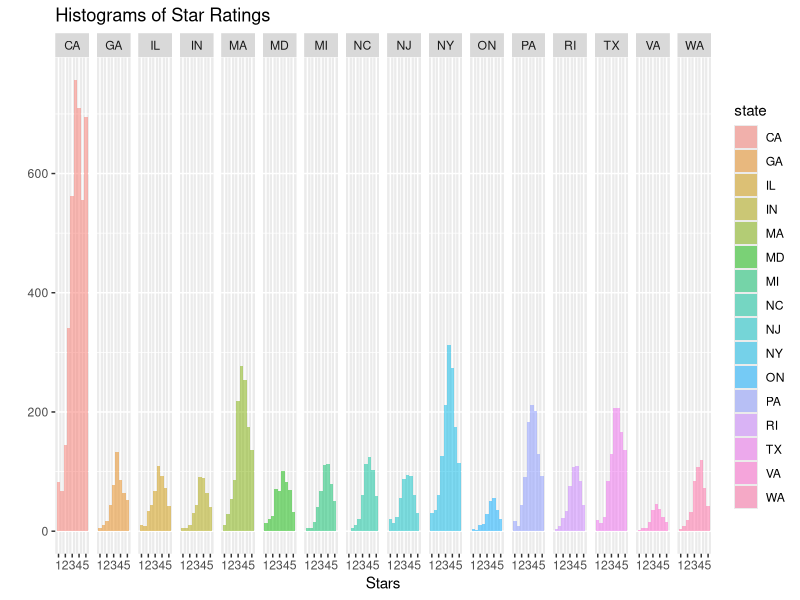
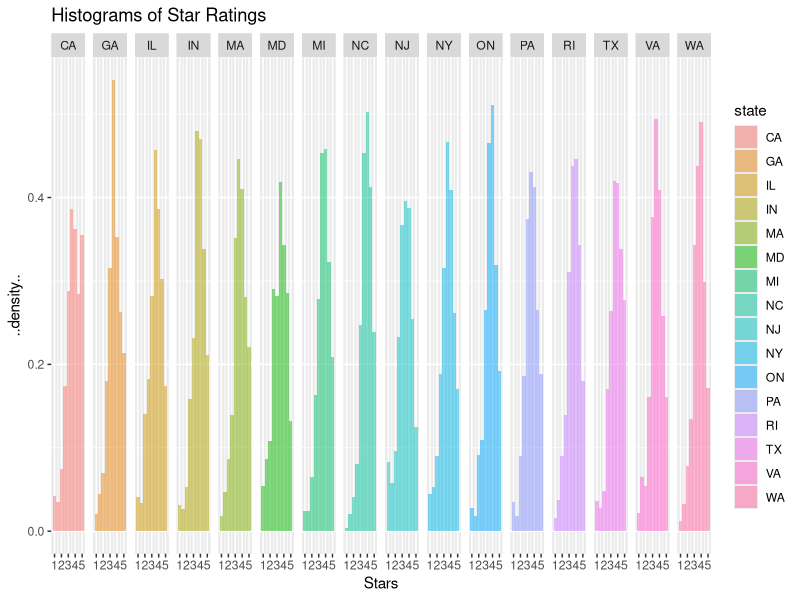
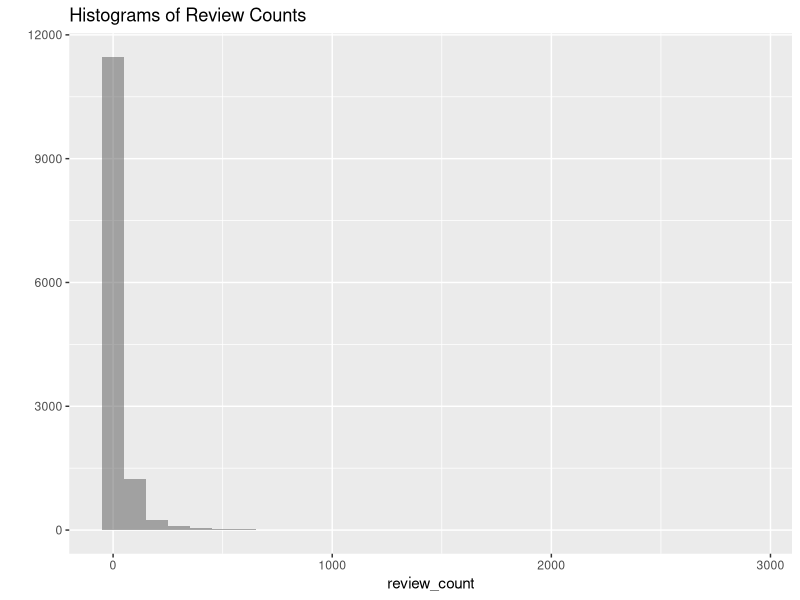
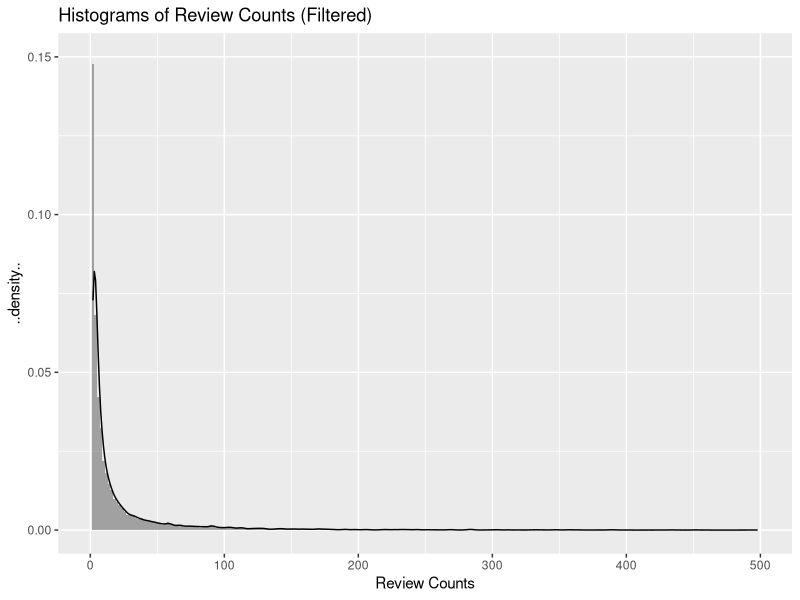
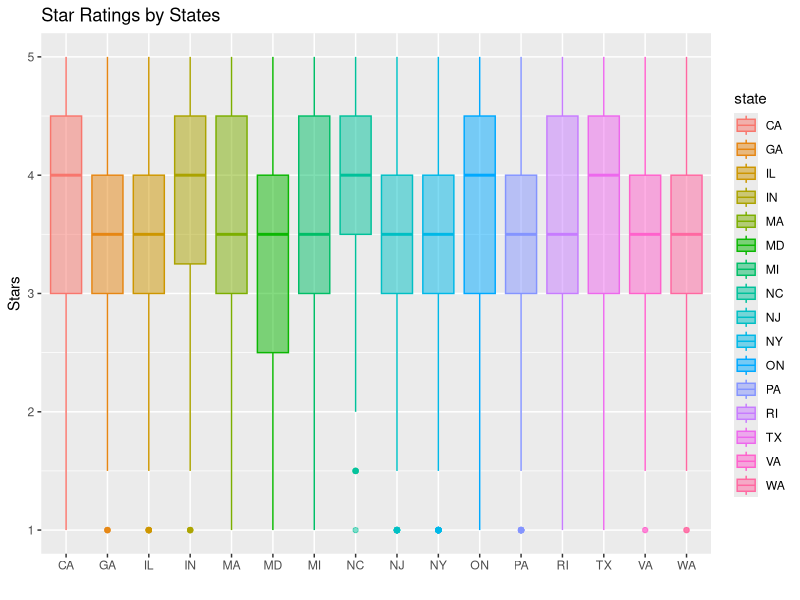
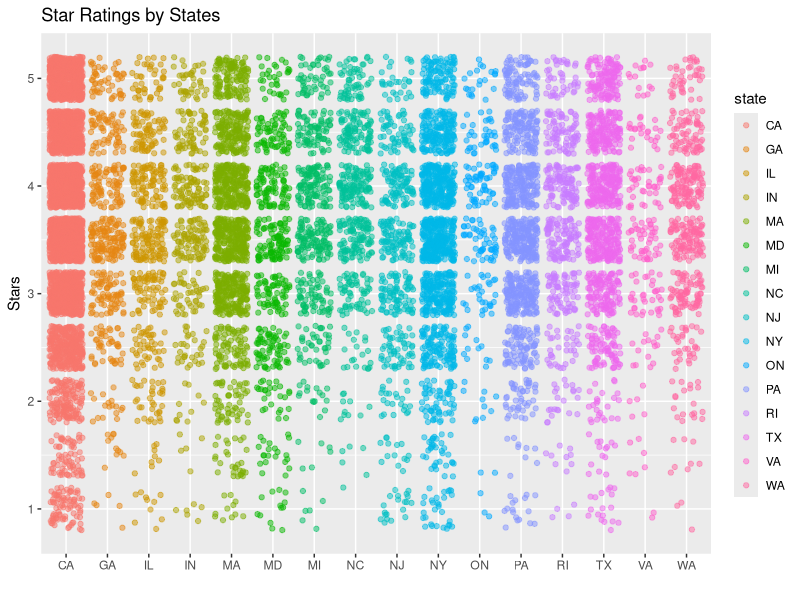
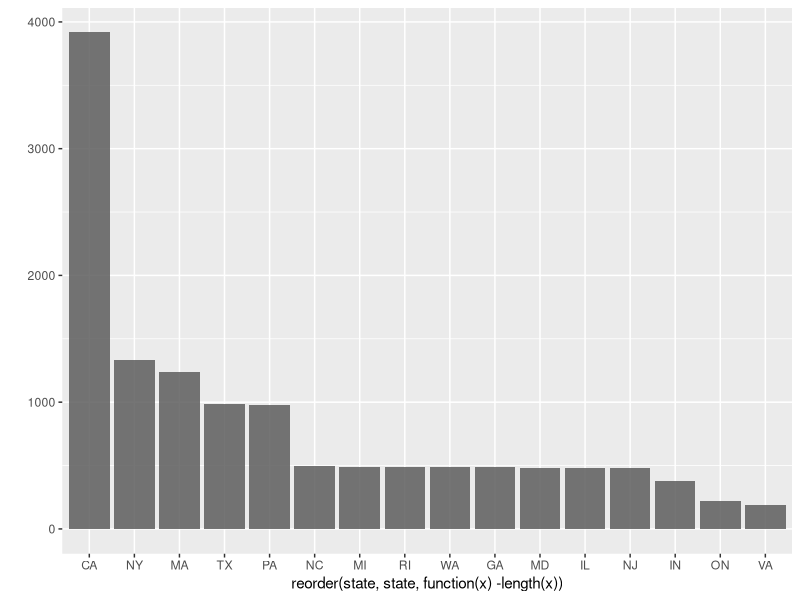
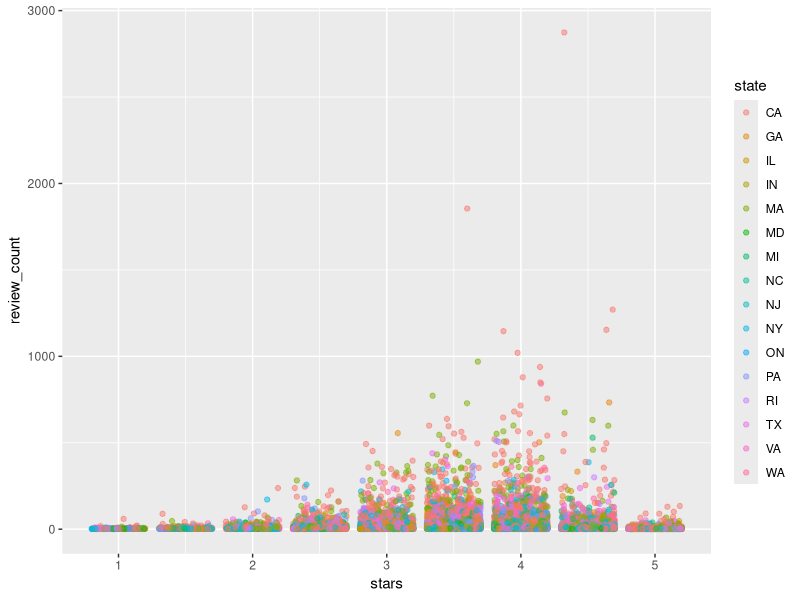

These figures' R source, in order:
## ---- chunk 1
library(ggplot2)
load.data = read.csv("businessdata_andriesd.tsv", header = TRUE, sep="\t")
data = na.omit(load.data)
head(data, 10)
## ---- chunk 2
qplot(stars, data=data, facets= .~ state, geom= "histogram", binwidth=0.5, fill=state, alpha=I(1/2), main="Histograms of Star Ratings", xlab="Stars")
qplot(stars, ..density.., data=data, facets= .~ state, geom= "histogram", binwidth=0.5, fill=state, alpha=I(1/2), main="Histograms of Star Ratings", xlab="Stars")
## ---- chunk 3
qplot(review_count, data=data, geom="histogram", binwidth=100, alpha=I(1/2), main="Histograms of Review Counts")
qplot(review_count, ..density.., data=subset(data, review_count <= 500), geom="histogram", binwidth=2, ylim=c(0, 0.15), alpha=I(1/2), main="Histograms of Review Counts (Filtered)", xlab="Review Counts") + geom_density()
## ---- chunk 4
qplot(state, stars, data=data, geom="boxplot", fill=state, alpha=I(1/2), color=state, main="Star Ratings by States", xlab="", ylab="Stars")
## ---- chunk 5
qplot(state, stars, data=data, geom="jitter", fill=state, alpha=I(1/2), color=state, main="Star Ratings by States", xlab="", ylab="Stars")
## ---- chunk 6
qplot(reorder(state, state, function(x) -length(x)), data=data, geom="bar", alpha=I(5/6))
## ---- chunk 7
qplot(stars, review_count, data=data, geom="jitter", alpha=I(1/2), color=state)
## ---- chunk 8
library(plyr)
business.ranking <-data[c("city","name", "main_category", "stars")]
business.ranking <- ddply(business.ranking, c("city", "main_category"), transform, rank = rank(-stars, ties.method="first"))
top.five <- business.ranking[business.ranking$rank <= 5,]
china.cuisine <- top.five[top.five$main_category == "Chinese",]
attach(china.cuisine)
sorted.restaurants <- china.cuisine[order(city, rank, na.last=NA),]
detach(china.cuisine)
final <- sorted.restaurants[,c(1,2,5)]
print(final) 
## ---- chunk 9
library(plyr)
reviews <- ddply(data, c("state"), summarise, mean_reviews = mean(review_count))
qplot(reorder(state, mean_reviews, function(x) -x), data=reviews, geom="bar", weight=mean_reviews, alpha=I(5/6)) + scale_y_continuous("Mean Review Counts")
